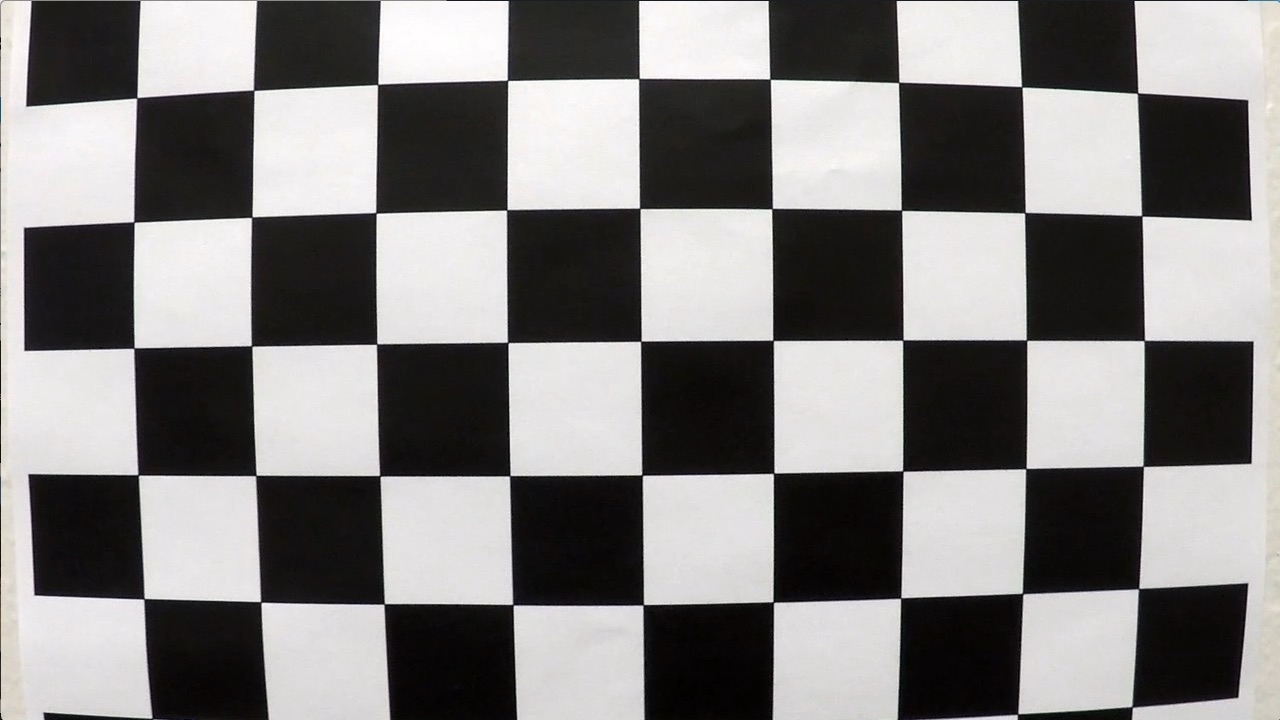
#> input picture Example/camera_cal/calibration1.jpg, 1280 x 720 px
$ python base.py   (Python 2 division)   (older library calls are emulated)
#> lines starting #> are read from the running program, lines starting #| are printed output that depends on the picture; after the words box and inside, x2 and y2 are one past the last pixel; in counts of white or black regions, pixels touching at a corner belong together; pictures that were not available may be replaced by others from this repository, and a replacement may not be noted
### detection.py
# -*- coding: utf-8 -*-

import numpy as np
import cv2
import os
import glob
import math

def convert_hls(img):
    return cv2.cvtColor(img, cv2.COLOR_BGR2HLS)

def channel(img, ch):
    return img[:, :, ch]

# [20 lines left out: functions convert_lab, convert_hsv, convert_yuv, not called in this run]

def mask_white_yellow(image):
    converted = convert_hls(image)
    lower = np.uint8([  0, 200,   0])
    upper = np.uint8([255, 255, 255])
    white_mask = cv2.inRange(converted, lower, upper)
    lower = np.uint8([ 10,   0, 100])
    upper = np.uint8([ 40, 255, 255])
    yellow_mask = cv2.inRange(converted, lower, upper)
    mask = cv2.bitwise_or(white_mask, yellow_mask)
    whiteYellowImage = cv2.bitwise_and(image, image, mask = mask)
    return whiteYellowImage

def grayscale(img):
    return cv2.cvtColor(img, cv2.COLOR_BGR2GRAY)

def gaussian_blur(img, kernel_size):
    return cv2.GaussianBlur(img, (kernel_size, kernel_size), 0)

def canny(img, low_threshold, high_threshold):
    return cv2.Canny(img, low_threshold, high_threshold)

def abs_sobel_thresh(img, orient='x', sobel_kernel=3, thresh=(0, 255)):
    img = cv2.cvtColor(img, cv2.COLOR_BGR2RGB)
    gray = cv2.cvtColor(img, cv2.COLOR_RGB2GRAY)
    scaled_sobel = None

    # Sobel x
    if orient == 'x':
        sobelx = cv2.Sobel(gray, cv2.CV_64F, 1, 0,ksize=sobel_kernel) # Take the derivative in x
        abs_sobelx = np.absolute(sobelx) # Absolute x derivative to accentuate lines away from horizontal
        scaled_sobel = np.uint8(255*abs_sobelx/np.max(abs_sobelx))

    # Sobel y
    else:
        sobely = cv2.Sobel(gray, cv2.CV_64F, 0, 1, ksize=sobel_kernel) # Take the derivative in y
        abs_sobely = np.absolute(sobely) # Absolute x derivative to accentuate lines away from horizontal
        scaled_sobel = np.uint8(255*abs_sobely/np.max(abs_sobely))

    # Threshold x gradient
    thresh_min = thresh[0]
    thresh_max = thresh[1]
    grad_binary = np.zeros_like(scaled_sobel)
    grad_binary[(scaled_sobel >= thresh_min) & (scaled_sobel <= thresh_max)] = 1

    return grad_binary

def mag_thresh(img, sobel_kernel=3, mag_thresh=(0, 255)):
    img = cv2.cvtColor(img, cv2.COLOR_BGR2RGB)
    gray = cv2.cvtColor(img, cv2.COLOR_RGB2GRAY)
    sobelx = cv2.Sobel(gray, cv2.CV_64F, 1, 0,ksize=sobel_kernel)
    sobely = cv2.Sobel(gray, cv2.CV_64F, 0, 1,ksize=sobel_kernel)
    magnitude = np.sqrt(np.square(sobelx)+np.square(sobely))
    abs_magnitude = np.absolute(magnitude)
    scaled_magnitude = np.uint8(255*abs_magnitude/np.max(abs_magnitude))
    mag_binary = np.zeros_like(scaled_magnitude)
    mag_binary[(scaled_magnitude >= mag_thresh[0]) & (scaled_magnitude <= mag_thresh[1])] = 1

    return mag_binary

def dir_threshold(img, sobel_kernel=3, thresh=(0, np.pi/2)):
    img = cv2.cvtColor(img, cv2.COLOR_BGR2RGB)
    gray = cv2.cvtColor(img, cv2.COLOR_RGB2GRAY)
    sobelx = cv2.Sobel(gray, cv2.CV_64F, 1, 0,ksize=sobel_kernel)
    sobely = cv2.Sobel(gray, cv2.CV_64F, 0, 1,ksize=sobel_kernel)
    abs_sobelx = np.absolute(sobelx)
    abs_sobely = np.absolute(sobely)
    arctan = np.arctan2(abs_sobely, abs_sobelx)
    dir_binary = np.zeros_like(arctan)
    dir_binary[(arctan >= thresh[0]) & (arctan <= thresh[1])] = 1

    return dir_binary

def combined_s_gradient_thresholds(img,debug=False):

    # Choose a Sobel kernel size
    ksize = 3 # Choose a larger odd number to smooth gradient measurements

    # Apply each of the thresholding functions
    gradx = abs_sobel_thresh(img, orient='x', sobel_kernel=ksize, thresh=(20, 100))
    grady = abs_sobel_thresh(img, orient='y', sobel_kernel=ksize, thresh=(20, 100))
    mag_binary = mag_thresh(img, sobel_kernel=ksize, mag_thresh=(20, 100))
    dir_binary = dir_threshold(img, sobel_kernel=ksize, thresh=(0.7, 1.4))

    combined = np.zeros_like(dir_binary)
    combined[((gradx == 1) & (grady == 1)) | ((mag_binary == 1) & (dir_binary == 1))] = 1

    img = cv2.cvtColor(img, cv2.COLOR_BGR2RGB)
    hls = cv2.cvtColor(img, cv2.COLOR_RGB2HLS)
    s_channel = hls[:,:,2]

    # Threshold color channel
    s_thresh_min = 100
    s_thresh_max = 255
    s_binary = np.zeros_like(s_channel)
    s_binary[(s_channel >= s_thresh_min) & (s_channel <= s_thresh_max)] = 1
    # Combine the two binary thresholds
    combined_binary = np.zeros_like(combined)

    combined_binary[(s_binary == 1) | (combined == 1)] = 1

    if debug == False:
        return combined, combined_binary
    else:
        return combined, combined_binary, s_binary, mag_binary, dir_binary

def region_of_interest(img, vertices):
    mask = np.zeros_like(img)

    if len(img.shape) > 2:
        channel_count = img.shape[2]  # i.e. 3 or 4 depending on your image
        ignore_mask_color = (255,) * channel_count
    else:
        ignore_mask_color = 255

    cv2.fillPoly(mask, vertices, ignore_mask_color)

    masked_image = cv2.bitwise_and(img, mask)
    return masked_image

def weighted_img(img, initial_img, a=0.8, b=1., c=0.):
    return cv2.addWeighted(initial_img, a, img, b, c)

def draw_lines(img, line, color=[0, 0, 255], thickness=10): # 선 그리기
    for x1,y1,x2,y2 in line:
        cv2.line(img, (x1, y1), (x2, y2), color, thickness)

def average_lane(lane_data):
    x1s = []
    y1s = []
    x2s = []
    y2s = []
    for data in lane_data:
        x1s.append(data[0][0])
        y1s.append(data[0][1])
        x2s.append(data[0][2])
        y2s.append(data[0][3])

    if np.isnan(np.mean(x1s)):
        x1 = np.nan_to_num(np.mean(x1s))
    else:
        x1 = np.mean(x1s)
    if np.isnan(np.mean(x2s)):
        x2 = np.nan_to_num(np.mean(x2s))
    else:
        x2 = np.mean(x2s)
    if np.isnan(np.mean(y1s)):
        y1 = np.nan_to_num(np.mean(y1s))
    else:
        y1 = np.mean(y1s)
    if np.isnan(np.mean(y2s)):
        y2 = np.nan_to_num(np.mean(y2s))
    else:
        y2 = np.mean(y2s)

    return int(x1), int(y1), int(x2), int(y2)

# [12 lines left out: function perspective_transform, not called in this run]

def find_equation(line, lr=None, slope=False, y_intercept=False):      # 방정식 구하는 함수, lr은 'left'혹은 'right'
    for a,b,c,d in line:
        x1, y1, x2, y2 = a,b,c,d
        m = (float(y2-y1)/float(x2-x1))
        k = y1 - m*x1                  # 절편
        if lr=='left':                 # 왼쪽 선일 때
            result_x = 600
        elif lr == 'right':            # 오른쪽 선일 때
            result_x = 100
        result_y = m*result_x + k
    if slope==True and y_intercept==True:
        return m, k

    return int(result_x), int(result_y)

def find_intersection_pt(l_line, r_line):                                   # 교점 구하는 함수
    m1, b1 = find_equation(l_line, lr='left', slope=True, y_intercept=True)
    m2, b2 = find_equation(r_line, lr='right', slope=True, y_intercept=True)
    intersection_pt_x, intersection_pt_y = (float(b2-b1)/float(m1-m2)), m1*(b2-b1)/(m1-m2) +b1
    return int(intersection_pt_x), 350


def calibrate_camera(calib_images_dir, verbose=False):
#> called with calib_images_dir = 'Example/camera_cal', verbose = False
    assert os.path.exists(calib_images_dir), '"{}" must exist and contain calibration images.'.format(calib_images_dir)

    # prepare object points, like (0,0,0), (1,0,0), (2,0,0) ....,(6,5,0)
    objp = np.zeros((6 * 9, 3), np.float32)
    objp[:, :2] = np.mgrid[0:9, 0:6].T.reshape(-1, 2)

    # Arrays to store object points and image points from all the images.
    objpoints = []  # 3d points in real world space
    imgpoints = []  # 2d points in image plane.

    # Make a list of calibration images
    images = glob.glob(os.path.join(calib_images_dir, 'calibration*.jpg'))
    # Step through the list and search for chessboard corners
    for filename in images:

        img = cv2.imread(filename)
#> img is the input picture: shape (720, 1280, 3); mean B, G, R 127.8, 128.4, 130.1

        gray = cv2.cvtColor(img, cv2.COLOR_BGR2GRAY)

        # Find the chessboard corners
        pattern_found, corners = cv2.findChessboardCorners(gray, (9, 6), None)
#> pattern_found = False; corners = None

        if pattern_found is True:
            objpoints.append(objp)
            imgpoints.append(corners)

            if verbose:
                # Draw and display the corners
                img = cv2.drawChessboardCorners(img, (9, 6), corners, pattern_found)
                cv2.imshow('img',img)
                cv2.waitKey(500)

    if verbose:
        cv2.destroyAllWindows()
    ret, mtx, dist, rvecs, tvecs = cv2.calibrateCamera(objpoints, imgpoints, gray.shape[::-1], None, None)
#> ret = 0.644; mtx = [[1057.6, 0, 691.1], [0, 1058.6, 278], [0, 0, 1]]; dist = [[-0.322, 0.709, 0.013, 0.00946, -1.02]]; rvecs = ([0.424, -0.236, 0.0488], [-0.024, 0.4, -0.0295]); tvecs = ([-2.48, 1.1, 17.79], [-17.95, -0.401, 29.17])

    return ret, mtx, dist, rvecs, tvecs


# [4 lines left out: function undistort, not called in this run]

### base.py
# -*- coding: utf-8 -*-

import cv2
import numpy as np
from imutils.video import WebcamVideoStream
from detection import *
import matplotlib.pyplot as plt

def main():
    ret, mtx, dist, rvecs, tvecs = calibrate_camera(calib_images_dir='Example/camera_cal')
#> ret = 0.644; mtx = [[1057.6, 0, 691.1], [0, 1058.6, 278], [0, 0, 1]]; dist = [[-0.322, 0.709, 0.013, 0.00946, -1.02]]; rvecs = ([0.424, -0.236, 0.0488], [-0.024, 0.4, -0.0295]); tvecs = ([-2.48, 1.1, 17.79], [-17.95, -0.401, 29.17])

    capture = cv2.VideoCapture("./test/outside_clockwise.avi")
    img_w = 720 #img.shape[0]
    img_h = 380 #img.shape[1]

    # ROI
    pts = np.float32([[-100, img_h],[img_w // 2 - 76, img_h * .525], [img_w // 2 + 76,img_h * .525],  [img_w + 100, img_h]])
    while True:
        ret, img = capture.read()
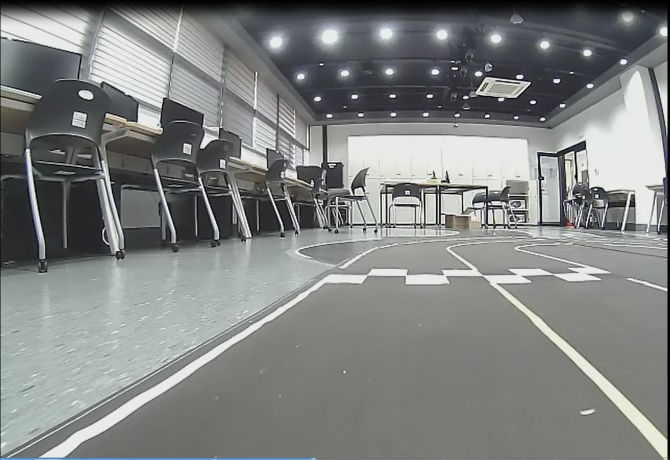
#> input picture test.jpg, 1339 x 920 px, given in place of outside_clockwise.avi, which was not available (shown at 1/2 size)
#> img is the input picture: shape (920, 1339, 3); mean B, G, R 129.4, 131.2, 128.1

        img = cv2.resize(img,(img_w,img_h))
#> img: shape (380, 720, 3)

        # distort_img
        #distort_img = undistort(img, mtx, dist)

		# perspective
        #warped, unwarped, m, m_inv = perspective_transform(img)

        # binary
        combined, combined_binary = combined_s_gradient_thresholds(img)
#> in combined_s_gradient_thresholds, `gradx = abs_sobel_thresh(img, orient='x', sobel_kernel=ksize, thresh=(..`:
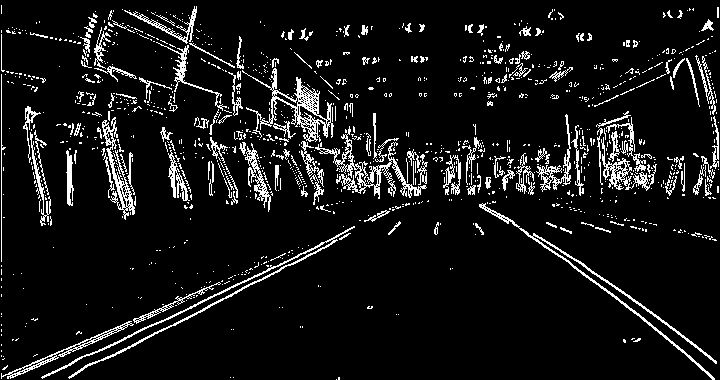
#> gradx: shape (380, 720); values 0 (black) and 1 (white), 8.5% white in thin lines or dots
#> call 2 of abs_sobel_thresh, with orient = 'y', sobel_kernel = 3, thresh = (20, 100)
#> in abs_sobel_thresh (call 2), `sobely = cv2.Sobel(gray, cv2.CV_64F, 0, 1, ksize=sobel_kernel)`:
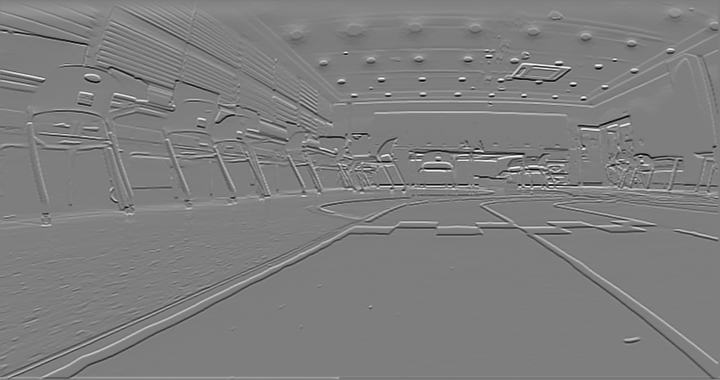
#> sobely: shape (380, 720) float64; min -912, max 926, mean 2.8; drawn with min black and max white
#> in combined_s_gradient_thresholds, `grady = abs_sobel_thresh(img, orient='y', sobel_kernel=ksize, thresh=(..`: grady: shape (380, 720); values 0 (black) and 1 (white), 16% white in thin lines or dots
#> in combined_s_gradient_thresholds, `mag_binary = mag_thresh(img, sobel_kernel=ksize, mag_thresh=(20, 100))`: mag_binary: shape (380, 720); values 0 (black) and 1 (white), 18.9% white in thin lines or dots
#> in dir_threshold, `arctan = np.arctan2(abs_sobely, abs_sobelx)`:
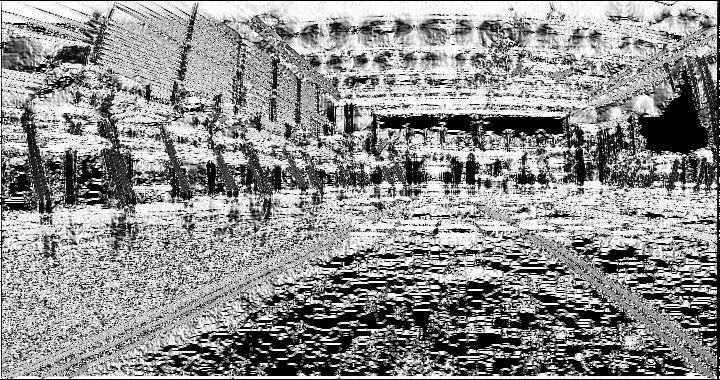
#> arctan: shape (380, 720) float64; min 0, max 1.57, mean 0.883; drawn with min black and max white
#> in combined_s_gradient_thresholds, `dir_binary = dir_threshold(img, sobel_kernel=ksize, thresh=(0.7, 1.4))`:
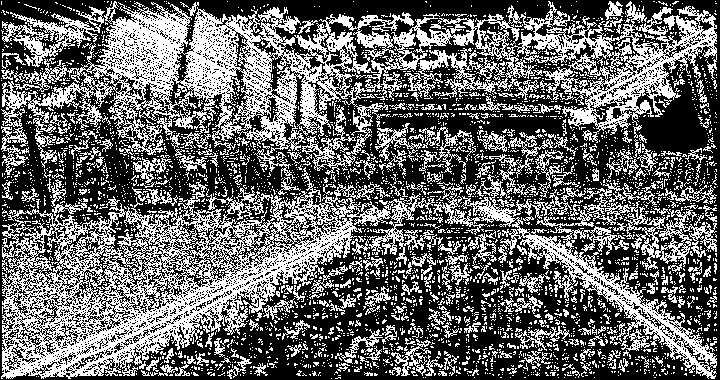
#> dir_binary: shape (380, 720) float64; values 0 (black) and 1 (white), 40.7% white in thin lines or dots
#> in combined_s_gradient_thresholds, `hls = cv2.cvtColor(img, cv2.COLOR_RGB2HLS)`: hls: shape (380, 720, 3); mean of channels 0, 1, 2 66.2, 129.8, 11.6
#> combined: shape (380, 720) float64; values 0 (black) and 1 (white), 9.3% white in thin lines or dots
#> combined_binary: shape (380, 720) float64; values 0 (black) and 1 (white), 9.7% white in thin lines or dots
        #combined, combined_binary, s_binary, mag_binary, dir_binary = combined_s_gradient_thresholds(img,debug=True)

        # mask -> gray -> blur -> canny
        making = mask_white_yellow(img)
#> in mask_white_yellow, `white_mask = cv2.inRange(converted, lower, upper)`: white_mask: shape (380, 720); 12.8% white; 667 white regions (564 under 20 px), largest, box (x1, y1, x2, y2) and area: (374, 112, 579, 186) 7823, (43, 201, 718, 379) 6384, (600, 59, 716, 192) 6144
#> in mask_white_yellow, `yellow_mask = cv2.inRange(converted, lower, upper)`: yellow_mask: shape (380, 720); 0.02% white in thin lines or dots, all inside (x1, y1, x2, y2) = (27, 69, 716, 377)
        gray = grayscale(making)
        blur = gaussian_blur(gray, 5)
        cny = canny(blur,40,80)
#> in canny, `return cv2.Canny(img, low_threshold, high_threshold)`: returned value: shape (380, 720); 6.5% white in thin lines or dots

        # 관심영역 추출
        vertices = np.array(pts, np.int32)
        roi = region_of_interest(cny, [vertices])
#> in region_of_interest, `cv2.fillPoly(mask, vertices, ignore_mask_color)`: mask: shape (380, 720); 33.7% white; 1 white region, box (x1, y1, x2, y2) and area: (0, 199, 720, 380) 92196
#> in region_of_interest, `masked_image = cv2.bitwise_and(img, mask)`: masked_image: shape (380, 720); 1.4% white in thin lines or dots, all inside (x1, y1, x2, y2) = (0, 199, 718, 380)

        #houghLines = cv2.HoughLinesP(img, rho, theta, threshold, np.array([]), minLineLength=min_line_length, maxLineGap=max_line_gap)
        hough = cv2.HoughLinesP(roi, 2, np.pi / 180, 100, np.array([]), minLineLength = 100, maxLineGap = 50)
#> hough = 16 rows, first 6: [163, 321, 406, 203], [7, 378, 295, 250], [11, 378, 295, 252], [59, 348, 397, 205], [214, 302, 410, 202], [69, 377, 416, 201]

        if hough is not None:
            line_arr = np.squeeze(hough,axis=1)
#> line_arr has the same summary as hough

            slope_degree = (np.arctan2(line_arr[:,1] - line_arr[:,3], line_arr[:,0] - line_arr[:,2]) * 180) / np.pi
#> slope_degree = [154.1, 156, 156.1, 157.1, 153, 153.1, -142.2, 155.1, 154, -143.2, 180, 155.1, 153.1, -142.2, 153.1, 163]

            # 수평 기울기 제한
            line_arr = line_arr[np.abs(slope_degree)<160]
#> line_arr = 14 rows, first 6: [163, 321, 406, 203], [7, 378, 295, 250], [11, 378, 295, 252], [59, 348, 397, 205], [214, 302, 410, 202], [69, 377, 416, 201]
            slope_degree = slope_degree[np.abs(slope_degree)<160]
#> slope_degree = [154.1, 156, 156.1, 157.1, 153, 153.1, -142.2, 155.1, 154, -143.2, 155.1, 153.1, -142.2, 153.1]
            # 수직 기울기 제한
            line_arr = line_arr[np.abs(slope_degree)>95]
            slope_degree = slope_degree[np.abs(slope_degree)>95]
            # 필터링된 직선 버리기
            L_lines, R_lines = line_arr[(slope_degree>0),:], line_arr[(slope_degree<0),:]
#> L_lines = [[163, 321, 406, 203], [7, 378, 295, 250], [11, 378, 295, 252], [59, 348, 397, 205], [214, 302, 410, 202], [69, 377, 416, 201], [19, 372, 391, 199], [43, 378, 369, 219], [7, 376, 388, 199], [66, 377, 411, 202], [25, 367, 356, 199]]; R_lines = [[592, 279, 717, 376], [610, 283, 717, 363], [569, 262, 717, 377]]
            temp = np.zeros((img.shape[0], img.shape[1], 3), dtype=np.uint8)
            L_lines, R_lines = L_lines[:,None], R_lines[:,None]

            foundLinesImage = np.zeros((img_h, img_w, 3), dtype=np.uint8)

            L_lines_exist = (L_lines.shape != (0L, 1L, 4L))
#> L_lines_exist = True
            R_lines_exist = (R_lines.shape != (0L, 1L, 4L))
#> R_lines_exist = True

            if L_lines_exist:
                L_line = np.array([average_lane(L_lines)])
#> the loop in average_lane, `for data in lane_data:` made 11 passes
#> after the loop in average_lane, `for data in lane_data:`: x1s = [163, 7, 11, 59, 214, 69, 19, 43, 7, 66, 25]; x2s = [406, 295, 295, 397, 410, 416, 391, 369, 388, 411, 356]; y1s = [321, 378, 378, 348, 302, 377, 372, 378, 376, 377, 367]; y2s = [203, 250, 252, 205, 202, 201, 199, 219, 199, 202, 199]
#> in average_lane, `x1 = np.mean(x1s)`: x1 = 62.09
#> in average_lane, `x2 = np.mean(x2s)`: x2 = 375.8
#> in average_lane, `y1 = np.mean(y1s)`: y1 = 361.3
#> in average_lane, `y2 = np.mean(y2s)`: y2 = 211.9
#> L_line = [[62, 361, 375, 211]]
                cv2.line(foundLinesImage, (L_line[0][0], L_line[0][1]), find_equation(L_line, 'left'), [0,0,255], 10)
#> the loop in find_equation, `for a,b,c,d in line:` made 1 pass
#> (a, b, c, d, x1, y1, x2, y2) on pass 1: (62, 361, 375, 211, 62, 361, 375, 211)
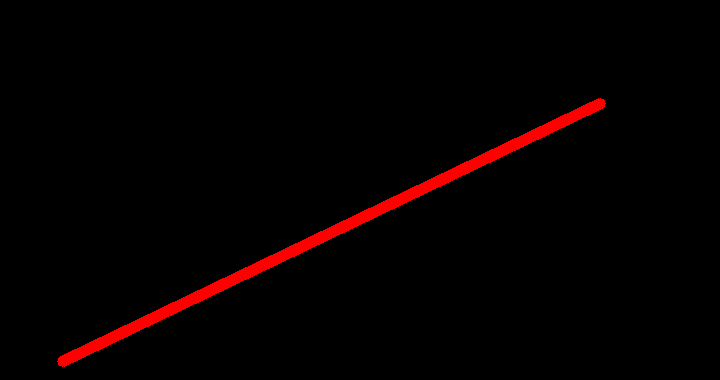
#> foundLinesImage: shape (380, 720, 3); mean of channels 0, 1, 2 0, 0, 6.4; drawn as B, G, R
            if R_lines_exist:
                R_line = np.array([average_lane(R_lines)])
#> the loop in average_lane (call 2), `for data in lane_data:` made 3 passes
#> R_line = [[590, 274, 717, 372]]
                cv2.line(foundLinesImage, (R_line[0][2], R_line[0][3]), find_equation(R_line,'right'), [0,0,255], 10)
#> the loop in find_equation (call 2), `for a,b,c,d in line:` made 1 pass
#> (a, b, c, d, x1, y1, x2, y2) on pass 1: (590, 274, 717, 372, 590, 274, 717, 372)
            if L_lines_exist and R_lines_exist:
                circle_x, circle_y=find_intersection_pt(L_line, R_line)
#> in find_intersection_pt, `m1, b1 = find_equation(l_line, lr='left', slope=True, y_intercept=True)`: m1 = -0.479; b1 = 390.7
#> in find_intersection_pt, `m2, b2 = find_equation(r_line, lr='right', slope=True, y_intercept=True)`: m2 = 0.772; b2 = -181.3
#> in find_intersection_pt, `intersection_pt_x, intersection_pt_y = (float(b2-b1)/float(m1-m2)), m1..`: intersection_pt_x = 457.3; intersection_pt_y = 171.6
#> circle_x = 457; circle_y = 350
                cv2.circle(foundLinesImage, (circle_x,circle_y), 10, (0, 255, 255), -1)

            origWithFoundLanes = weighted_img(foundLinesImage,img)
#> in weighted_img, `return cv2.addWeighted(initial_img, a, img, b, c)`:
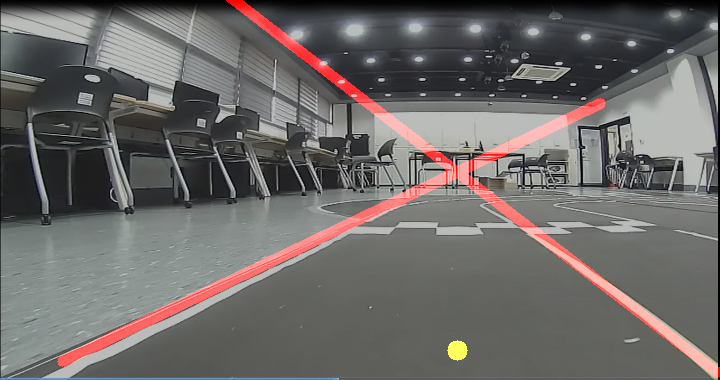
#> returned value: shape (380, 720, 3); mean of channels 0, 1, 2 103.6, 105.1, 108.9; drawn as B, G, R

        else:
            origWithFoundLanes = img

        cv2.imshow('image',origWithFoundLanes)
        cv2.imshow('combined',combined)
        cv2.imshow('combined_binary',combined_binary)
        # [5 lines of commented-out code are left out]

        if cv2.waitKey(33) > 0: break
#> (key Esc is pressed here)

    capture.release()
    #capture.stop()
    cv2.destroyAllWindows()

if __name__ == '__main__':
    main()
